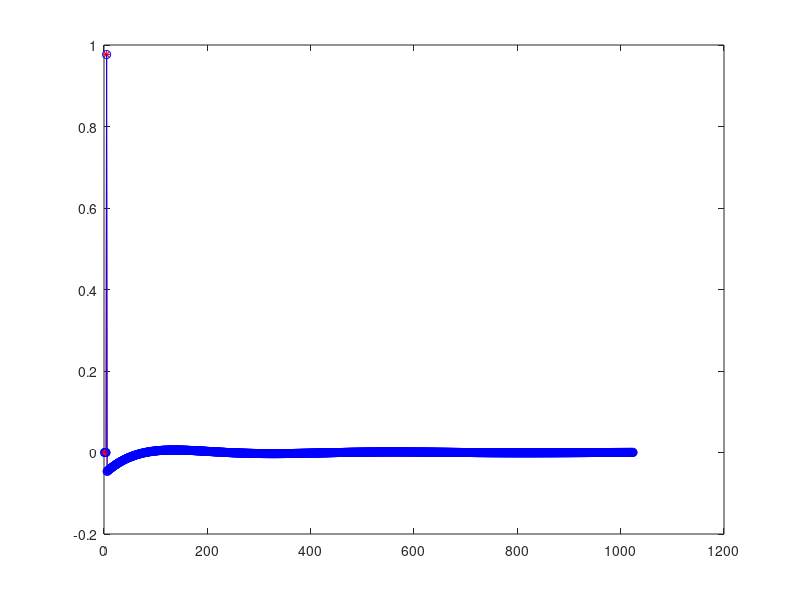

This figure's MATLAB source:
clear; 
Nsos = 3; % number of second order sections
Wc_hp = 1/256; 
Wc_lp = 1/30;

coeff_int = 3;
coeff_width = 18;
coeff_frac = coeff_width-coeff_int;

%  iir filter

[b, a] = butter(Nsos*2, Wc_hp, "high"); 
%[b, a] = butter(Nsos*2, Wc_lp, "low"); 

% convert filter to second order sections
[sos, g] = tf2sos(b,a);
sos(:,1:3) = sos(:,1:3) * (g^(1/Nsos)); % scale just the b coefficients(1:3) by g.

% quantize coefficients
sos_q = round(sos*(2^coeff_frac));
sos_q_scaled = sos_q/(2^coeff_frac);

% check that we have enough integer bits for the coefficients
max_q_coeff_int = floor(max(max(abs(sos_q_scaled))));
if (max_q_coeff_int > (2^(coeff_int-2))) printf("ERROR: not enough integer bits.\n"); endif;

% look at the quantized filter coefficients
[b_q, a_q] = sos2tf(sos_q_scaled);
%zplane(b_q, a_q);

% simulate the filter.
Nsim = 1024;
s=zeros(1,Nsim); s(5) = 1; % impulse

% direct implementation
s_filt = filter(b,a,s);

% low level second order sections
s_filt3 = s;
for i=1:Nsos
    Xk0=0; Xk1=0; Xk2=0; Yk0=0; Yk1=0; Yk2=0;
    b0 = sos_q_scaled(i,1);
    b1 = sos_q_scaled(i,2);
    b2 = sos_q_scaled(i,3);
    a1 = sos_q_scaled(i,5);
    a2 = sos_q_scaled(i,6);
    for k=1:Nsim
        Xk0 = s_filt3(k);    
        Yk0 = b0*Xk0 + b1*Xk1 + b2*Xk2 - a1*Yk1 - a2*Yk2; % note - sign on a1, a2.
        Xk2=Xk1; Xk1=Xk0; Yk2=Yk1; Yk1=Yk0; 
        s_filt3(k) = Yk0;
    endfor
endfor

plot(s_filt, '*r-'); hold on; plot(s_filt3, 'ob-'); hold off;


% print out the coefficients in C++ table. 
printf("const int CoeffWordSize = %d;\n", coeff_width);
printf("const int CoeffIntSize = %d;\n", coeff_int);
printf("typedef ap_fixed<CoeffWordSize, CoeffIntSize, AP_RND, AP_SAT, 0> coeff_type;\n");
printf("const int Nsos = %d; // number of second order sections.\n", Nsos);
printf("const coeff_type coeff_array[Nsos][6] = {\n");
for i=1:Nsos
    printf("    { ");
    for j=1:6
        printf("%+3.12f", sos_q_scaled(i,j));
        if (j==6) printf(" "); else printf(", "); endif
    endfor
    if (i==Nsos) printf("}\n"); else printf("},\n"); endif
endfor
printf("};\n\n");


% print out the coeficients in Systemverilog table.
printf("\n");
printf("    localparam int  Ncwidth  = %d;\n", coeff_width);
printf("    localparam int  Ncint  = %d;\n", coeff_int);
printf("    localparam int  Ncfrac = Ncwidth-Ncint;\n");
printf("    localparam int  Nsos = %d;\n", Nsos);
printf("    localparam real coeff[0:Nsos-1][0:5] =  {\n");
for i=1:Nsos
    printf("        '{ ");
    for j=1:6
        printf("%+3.12f", sos_q_scaled(i,j));
        if (j==6) printf(" "); else printf(", "); endif
    endfor
    if (i==Nsos) printf("}\n"); else printf("},\n"); endif
endfor
printf("    };\n\n");










